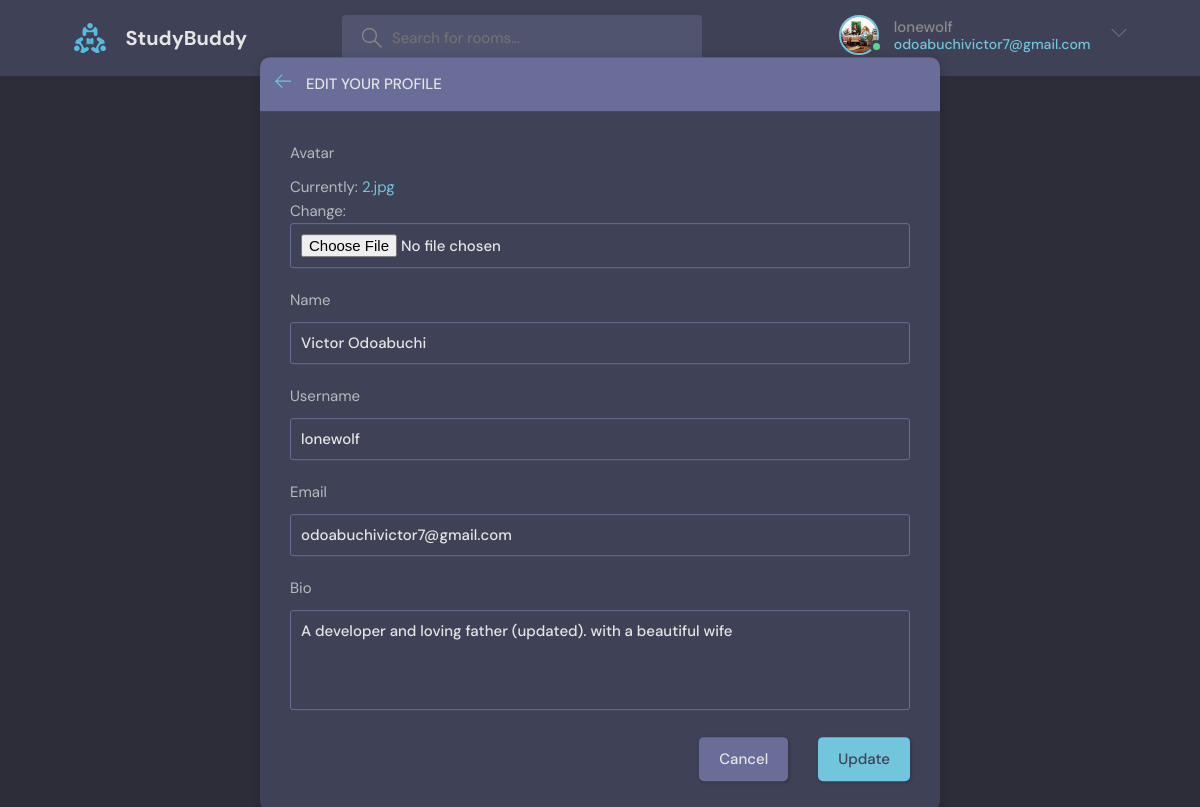
The page /update-user/ (signed in) on the database its author committed.
### base/models.py (models this page shows)
class User(AbstractUser):
    name = models.CharField(max_length=200, null=True)
    email = models.EmailField(unique=True, null=True)
    bio = models.TextField(null=True)
    avatar = models.ImageField(null=True, default="avatar.svg")
    USERNAME_FIELD = 'email'
    REQUIRED_FIELDS = []

### base/views.py (the view)
# urls.py: path('update-user/', updateuser, name='update-user'),
@login_required(login_url='base:login')
def updateuser(request):
    user = request.user
    form = UserForm(instance=user)
    if request.method == "POST":
        form = UserForm(request.POST, request.FILES, instance=user)
        if form.is_valid():
            form.save()
            return redirect('base:userprofile', id=user.id)
    context = {'form': form}
    return render(request, 'base/update-user.html', context)

### base/forms.py
class UserForm(ModelForm):
    class Meta:
        model = User
        fields = ['avatar', 'name', 'username', 'email', 'bio']

### base/templates/base/update-user.html (shortened to what this page needs)
{% extends 'main.html' %}
{% block content %}
    <main class="update-account layout">
        <div class="container">
            <div class="layout__box">
                <div class="layout__boxHeader">
                    <div class="layout__boxTitle">
                        <a href="{% url 'base:userprofile' user.id %}">
                            <svg version="1.1" xmlns="http://www.w3.org/2000/svg" width="32" height="32"
                                viewBox="0 0 32 32">
                                <title>arrow-left</title>
                                <path
                                    d="M13.723 2.286l-13.723 13.714 13.719 13.714 1.616-1.611-10.96-10.96h27.625v-2.286h-27.625l10.965-10.965-1.616-1.607z">
                                </path>
                            </svg>
                        </a>
                        <h3>Edit your profile</h3>
                    </div>
                </div>
                <div class="layout__body">
                    <form class="form" action="" method="post" enctype="multipart/form-data">
                        {% for field in form %}
                        <div class="form__group">
                            <label for="profile_pic">{{field.label}}</label>
                            {{field}}
                        </div>
                        {% endfor %}
                        <div class="form__action">
                            <a class="btn btn--dark" href="index.html">Cancel</a>
                            <button class="btn btn--main" type="submit">Update</button>
                        </div>
                    </form>
                </div>
            </div>
        </div>
    </main>
{% endblock %}

### templates/navbar.html (shortened to what this page needs)
    {% load static %}
   <header class="header header--loggedIn">
      <div class="container">
        <a href="{% url 'base:home' %}" class="header__logo">
          <img src="{% static 'images/logo.svg' %}" />
          <h1>StudyBuddy</h1>
        </a>
        <form class="header__search" method="GET" action = "{% url 'base:home' %}">
          <label>
            <input name ='q' placeholder="Search for rooms..." />
          </label>
        </form>
        <nav class="header__menu">
          {% if request.user.is_authenticated %}
          <div class="header__user">
            <a href="{% url 'base:userprofile'  user.id %}">
              <div class="avatar avatar--medium active">
                <img src="{{request.user.avatar.url}}" />
              </div>
              <p>{{ request.user.username }} <span>{{ request.user }}</span></p>
            </a>
            <button class="dropdown-button">
              <svg version="1.1" xmlns="http://www.w3.org/2000/svg" width="32" height="32" viewBox="0 0 32 32">
                <title>chevron-down</title>
                <path d="M16 21l-13-13h-3l16 16 16-16h-3l-13 13z"></path>
              </svg>
            </button>
          </div>
          {% else %}
          <a href="{% url 'base:login' %}">
            <img src="{% static 'images/avatar.svg' %}" />
            <p>Login</p>
          </a>
          {% endif %}
        </nav>
      </div>
    </header>

### rows shown on the page
User: user.avatar (picture), user.username "lonewolf", user "odoabuchivictor7@gmail.com", form "Victor Odoabuchi" "lonewolf" "odoabuchivictor7@gmail.com" "A developer and loving father (updated). with a beautiful wife"

### other values the page prints
{{ field.label }} "Avatar" "Name" "Username" "Email" "Bio"
